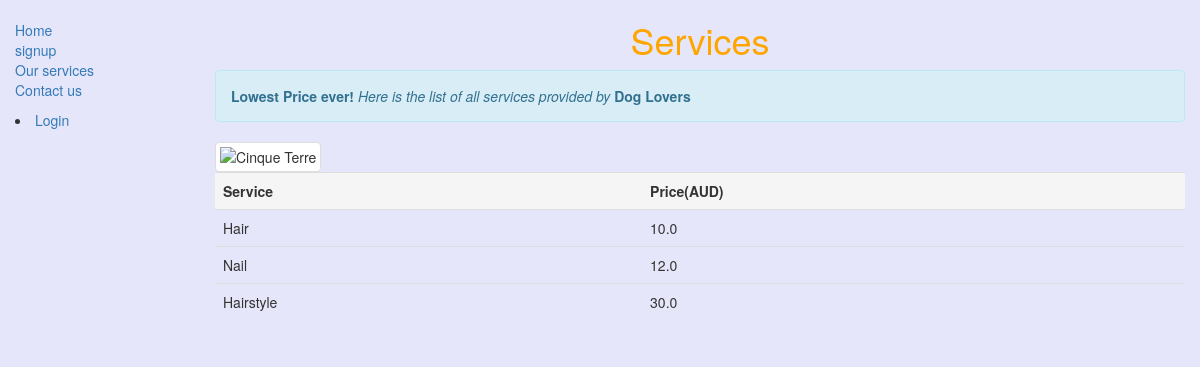
The page /services/ on the database as committed earlier.
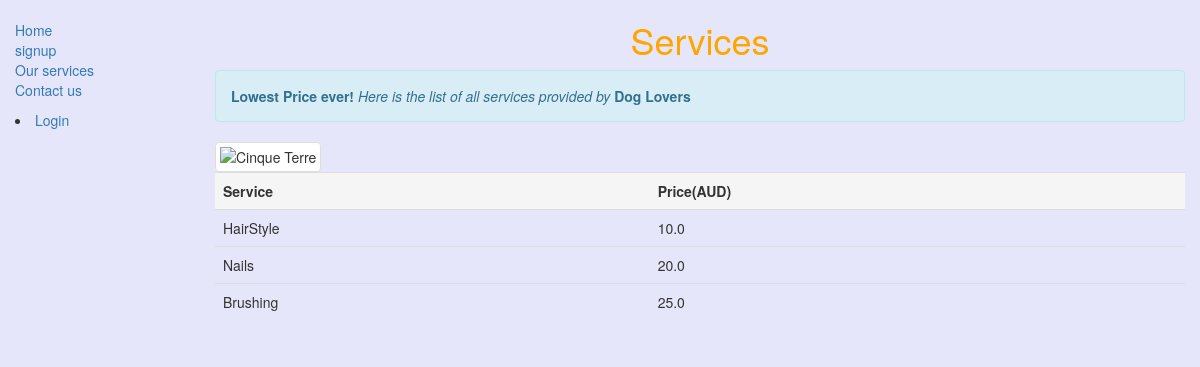
The same page on the database as committed later.
### doggroomer/models.py (models this page shows, shortened)
class Option(models.Model):
    name = models.CharField(max_length=200, help_text="Enter grooming option here")
    price = models.FloatField("Price to be charged")

### doggroomer/views.py (the view)
# urls.py: path('services/', views.services, name='services'),
def services(request):
    return render(request, 'services.html', context={'services': Option.objects.all()})

### doggroomer/templates/services.html (shortened to what this page needs)
{% extends "base_generic.html" %}
{% block content %}
    <h1 style="color:orange"><center>Services</center></h1>
{% load static %}
<div class="alert alert-info">
  <strong>Lowest Price ever!</strong>
  <em>Here is the list of all services provided by</em> <strong> Dog Lovers</strong>
</div>
{%if services %}
<img src="{% static 'images/dog-service.jpg' %}" class="img-thumbnail" alt="Cinque Terre">
<table class="table table-hover">
    <tbody>
      <tr class="active">
        <th>Service</th>
        <th>Price(AUD)</th>
      </tr>
        {% for service in services %}
          <tr>
              <td>{{service.name}}</td>
              <td>{{service.price}}</td>
          </tr>
        {% endfor %}
    </tbody>
  </table>
{% endif %}
{% endblock %}

Rows that differ between the two databases and show on the page:
changed Option: name "Hair" → "HairStyle"
changed Option: name "Nail" → "Nails"; price "12.0" → "20.0"
changed Option: name "Hairstyle" → "Brushing"; price "30.0" → "25.0"
